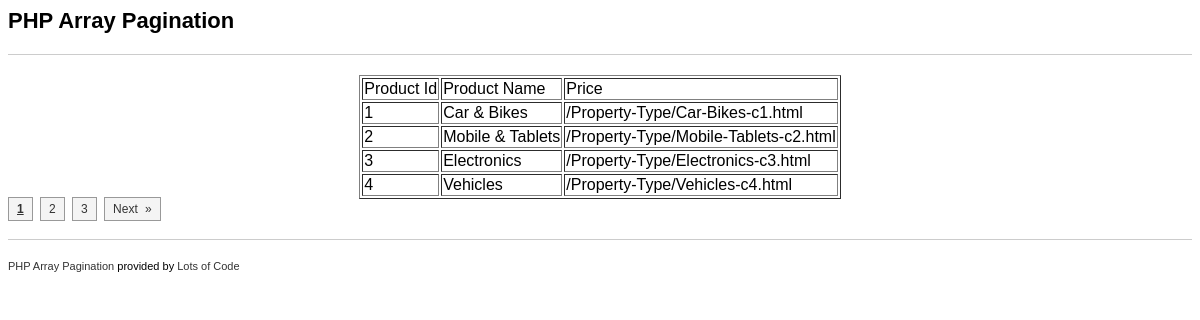
/example.php, run on the app's committed database.
### tables this page shows
CREATE TABLE IF NOT EXISTS `tbl_categories` (
`id` int(10) NOT NULL,
  `cname` varchar(100) NOT NULL
);

### library/functions.php (called while the page is built, shortened)
<?php
require_once 'common.php';
function getPropertyCategories($count=10){
	$sql = "SELECT id, cname
	        FROM tbl_categories";
    $result = dbQuery($sql);
    $rows = array();
    while ($row = dbFetchAssoc($result)) {
		extract($row);
		$rows[] = array('id'   => $id,
						'cname' => $cname,
		                'url' => create_final_url('property type',$cname,$id,'c')
					    );
	   }
	return $rows;
}
?>

### library/database.php (called while the page is built, shortened)
<?php
function dbQuery($sql)
{
	$result = mysql_query($sql) or die(mysql_error());
	return $result;
}
function dbFetchAssoc($result)
{
	return mysql_fetch_assoc($result);
}
?>

### library/common.php (called while the page is built, shortened)
<?php
require_once 'config.php';
require_once 'database.php';
function _prepare_url_text($string){
	$match_char = '#[^-a-zA-Z0-9_ ]#';
	$string = ucwords($string);
	$string = preg_replace($match_char,'',$string);
	$string = trim($string);
	$string = preg_replace('#[-_ ]+#','-',$string);
	return $string;
}
function create_final_url($category, $article_name, $article_id, $char) {
	$category = _prepare_url_text($category);
	$article_name = _prepare_url_text($article_name);
	$final_url = WEB_ROOT . $category . '/' . $article_name . '-'.$char .$article_id . '.html';
	return $final_url;
}
?>

### example.php (the view, shortened to what this page needs)
<?php
require_once 'library/functions.php';
require_once 'library/pagination.class.php';
?>
<!DOCTYPE HTML PUBLIC "-//W3C//DTD HTML 4.01 Transitional//EN">
<html>
  <head>
  </head>
  <body>
    <h1>PHP Array Pagination</h1>
    <hr  />
      <?php
        $pagination = new pagination;
        $products = getPropertyCategories();
        if (count($products)) {
          $productPages = $pagination->generate($products, 4);
          if (count($productPages) != 0) {
            echo "<table border=1 align=center>
					<tr><td>Product Id</td><td>Product Name</td><td>Price</td></tr>";
			foreach ($productPages as $productArray) {
			extract($productArray);
              echo '<tr>
			  		<td>'.$id.'</td>
			  		<td>'.$cname.'</td>
					<td>'.$url.'</td>
					</tr>';
            }
				echo '</table>';
            echo $pageNumbers = '<div class="numbers">'.$pagination->links().'</div>';
          }
        }
      ?>
      <hr />
      <p><a href="http://www.lotsofcode.com/php/projects/php-array-pagination" target="_blank">PHP Array Pagination</a> provided by <a href="http://www.lotsofcode.com/" target="_blank">Lots of Code</a></p>
  </body>
</html>

### example.php (style rules this page uses)
hr { border: 1px #ccc; border-style: none none solid none; margin: 20px 0; }
a { color: #333; text-decoration: none; }
.numbers { line-height: 20px; word-spacing: 4px; font-size:12px; }

### data on the page
tbl_categories: id "1", cname "Car & Bikes", url "/Property-Type/Car-Bikes-c1.html"
tbl_categories: id "2", cname "Mobile & Tablets", url "/Property-Type/Mobile-Tablets-c2.html"
tbl_categories: id "3", cname "Electronics", url "/Property-Type/Electronics-c3.html"
tbl_categories: id "4", cname "Vehicles", url "/Property-Type/Vehicles-c4.html"
